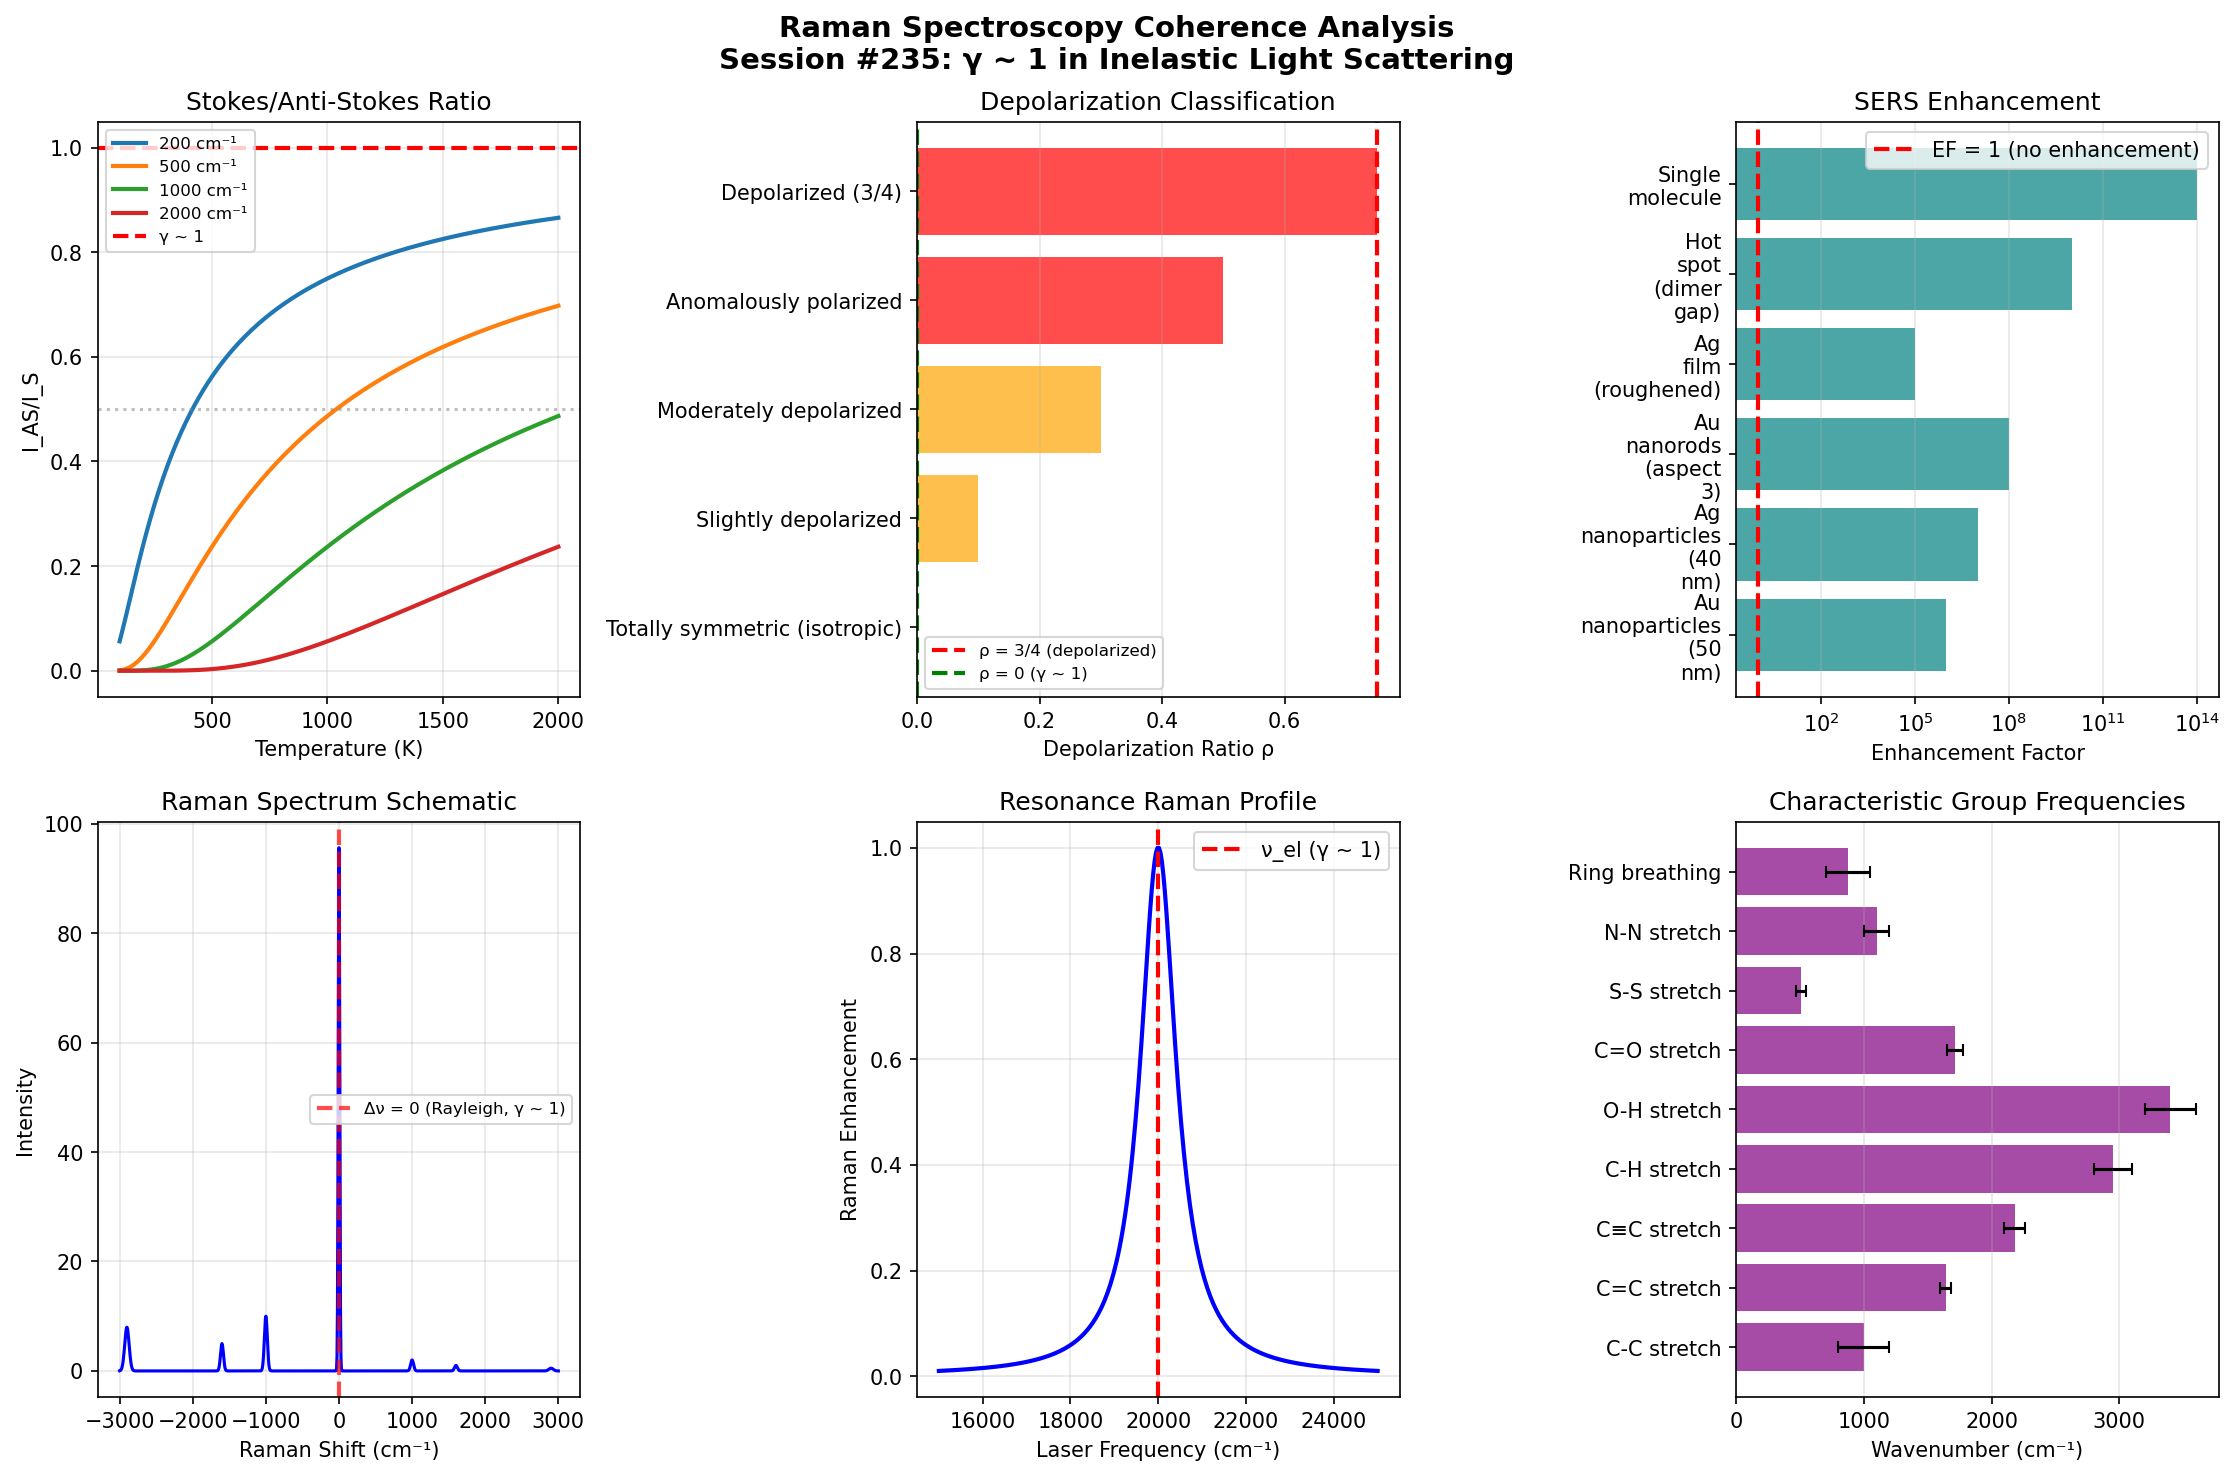

The Python source for this figure:
#!/usr/bin/env python3
"""
Raman Spectroscopy Coherence Analysis
Chemistry Session #235

Explores how γ ~ 1 manifests in Raman scattering:
1. Stokes/Anti-Stokes ratio - thermal equilibrium
2. Depolarization ratio - symmetry classification
3. SERS enhancement - resonance amplification
4. Rayleigh line - elastic reference
5. Polarizability derivative - selection rule
6. Group frequencies - characteristic vibrations
7. Resonance Raman - electronic coupling

Key insight: Raman spectroscopy measures polarizability changes,
with γ ~ 1 appearing at thermal balance, symmetry transitions,
and resonance enhancement boundaries.
"""

import numpy as np
import matplotlib.pyplot as plt

print("=" * 70)
print("RAMAN SPECTROSCOPY COHERENCE ANALYSIS")
print("Chemistry Session #235: γ ~ 1 in Inelastic Light Scattering")
print("=" * 70)

# Physical constants
h = 6.626e-34     # Planck constant
c = 3e8            # Speed of light
k_B = 1.381e-23   # Boltzmann constant

# =============================================================================
# 1. STOKES / ANTI-STOKES RATIO
# =============================================================================
print("\n" + "=" * 70)
print("1. STOKES / ANTI-STOKES INTENSITY RATIO")
print("=" * 70)

# I_AS/I_S = (ν₀ + ν)⁴/(ν₀ - ν)⁴ × exp(-hcν̃/kT)
# At high T (hcν̃ << kT): ratio → 1 (γ ~ 1!)

print("  I_AS/I_S = [(ν₀ + ν)/(ν₀ - ν)]⁴ × exp(-hcν̃/kT)")
print("  At kT >> hcν̃: ratio → 1 (equal populations, γ ~ 1)")

# Calculate ratios at different temperatures for typical vibrations
T = 300  # K
wavenumbers = [200, 500, 1000, 1500, 2000, 3000]  # cm⁻¹

print(f"\n  Stokes/Anti-Stokes ratios at T = {T} K:")
print(f"  (assuming ν₀ >> ν for frequency factor ≈ 1)")
print(f"\n  ν̃ (cm⁻¹) | hcν̃/kT | I_AS/I_S | Comment")
print("  " + "-" * 55)
for nu in wavenumbers:
    x = h * c * nu * 100 / (k_B * T)  # hcν̃/kT
    ratio = np.exp(-x)
    comment = ""
    if abs(ratio - 1) < 0.1:
        comment = "near γ ~ 1"
    elif abs(ratio - 0.5) < 0.1:
        comment = "50% (γ ~ 1 threshold)"
    print(f"  {nu:6d}    | {x:.3f}  | {ratio:.4f}  | {comment}")

# Find crossover temperature where ratio = 0.5
print(f"\n  At I_AS/I_S = 0.5 (γ ~ 1 threshold):")
print(f"  hcν̃/kT = ln(2) = 0.693")
for nu in [200, 500, 1000, 1500]:
    T_half = h * c * nu * 100 / (k_B * 0.693)
    print(f"    ν̃ = {nu:4d} cm⁻¹: T = {T_half:.0f} K")

# At high T limit: ratio → 1 (equal Stokes and Anti-Stokes)
print(f"\n  High-T limit: I_AS/I_S → 1 (γ ~ 1)")
print(f"  This means equal population of ground and excited states")
print(f"  Quantum → classical transition at kT = hcν̃ (γ ~ 1!)")

# =============================================================================
# 2. DEPOLARIZATION RATIO
# =============================================================================
print("\n" + "=" * 70)
print("2. DEPOLARIZATION RATIO (ρ)")
print("=" * 70)

# ρ = I_⊥/I_∥
# For linearly polarized excitation:
# ρ = 0 for totally symmetric modes
# ρ = 3/4 for depolarized (asymmetric) modes

print("  Depolarization ratio: ρ = I_⊥/I_∥")
print("  ρ classifies vibrational symmetry!")

depol_values = {
    'Totally symmetric (isotropic)': 0.0,
    'Slightly depolarized': 0.1,
    'Moderately depolarized': 0.3,
    'Anomalously polarized': 0.50,
    'Depolarized (3/4)': 0.75,
}

print(f"\n  Category                    | ρ     | γ interpretation")
print("  " + "-" * 60)
for category, rho in depol_values.items():
    gamma_interp = ""
    if rho == 0.0:
        gamma_interp = "Perfect symmetry (γ ~ 1 reference)"
    elif rho == 0.75:
        gamma_interp = "Maximum asymmetry (3/4)"
    elif rho == 0.50:
        gamma_interp = "Anomalous polarization"
    print(f"  {category:28s} | {rho:.2f}  | {gamma_interp}")

# Real molecules
mol_depol = {
    'CCl4 ν1 (A1)': 0.005,
    'CS2 ν1 (Σg+)': 0.01,
    'CHCl3 ν1 (A1)': 0.01,
    'C6H6 ν1 (A1g)': 0.02,
    'CH3OH ν (C-O)': 0.30,
    'H2O ν1 (A1)': 0.05,
    'CO2 ν1 (Σg+)': 0.0,  # polarized
}

print(f"\n  Molecule ν mode   | ρ     | Symmetry")
print("  " + "-" * 45)
for mol, rho in mol_depol.items():
    sym = "polarized" if rho < 0.375 else "depolarized"
    print(f"  {mol:18s} | {rho:.3f} | {sym}")

print(f"\n  ρ < 3/4: polarized (symmetric)")
print(f"  ρ = 3/4: depolarized (asymmetric)")
print(f"  Boundary at ρ = 3/4 classifies symmetry!")
print(f"  ρ = 0 IS γ ~ 1 for perfect isotropy")

# =============================================================================
# 3. SERS ENHANCEMENT
# =============================================================================
print("\n" + "=" * 70)
print("3. SURFACE-ENHANCED RAMAN (SERS)")
print("=" * 70)

# SERS enhancement factor: EF = |E_loc/E_inc|⁴
# At plasmon resonance: maximum enhancement

print("  SERS Enhancement: EF = |E_loc/E_0|⁴")
print("  At surface plasmon resonance: EF → 10⁶-10¹⁴")

# Enhancement factors
sers_substrates = {
    'Au nanoparticles (50 nm)': {'EF': 1e6, 'λ_res_nm': 530},
    'Ag nanoparticles (40 nm)': {'EF': 1e7, 'λ_res_nm': 410},
    'Au nanorods (aspect 3)': {'EF': 1e8, 'λ_res_nm': 700},
    'Ag film (roughened)': {'EF': 1e5, 'λ_res_nm': 400},
    'Hot spot (dimer gap)': {'EF': 1e10, 'λ_res_nm': 550},
    'Single molecule': {'EF': 1e14, 'λ_res_nm': 520},
}

print(f"\n  Substrate              | EF        | λ_plasmon (nm)")
print("  " + "-" * 55)
for sub, data in sers_substrates.items():
    print(f"  {sub:24s} | {data['EF']:.0e}    | {data['λ_res_nm']}")

# Resonance condition
print(f"\n  Maximum SERS when:")
print(f"    λ_laser ≈ λ_plasmon (resonance, γ ~ 1!)")
print(f"    λ_plasmon ≈ λ_Raman (double resonance)")
print(f"    |E_loc/E_0| = 1 at non-resonant (γ ~ 1 baseline)")
print(f"    Enhancement measured relative to |E_loc/E_0| = 1")

# =============================================================================
# 4. RAYLEIGH LINE
# =============================================================================
print("\n" + "=" * 70)
print("4. RAYLEIGH (ELASTIC) SCATTERING REFERENCE")
print("=" * 70)

# Rayleigh line at Δν = 0 is THE γ ~ 1 reference
print("  Rayleigh scattering: Δν̃ = 0 cm⁻¹")
print("  This IS the elastic scattering reference (γ ~ 1!)")
print("  All Raman shifts measured from Rayleigh line")

print(f"\n  Scattering types relative to Rayleigh:")
print(f"    Rayleigh (elastic): Δν̃ = 0 cm⁻¹ (γ ~ 1 reference)")
print(f"    Stokes (red shift): Δν̃ < 0 (energy loss)")
print(f"    Anti-Stokes (blue shift): Δν̃ > 0 (energy gain)")
print(f"    Brillouin: |Δν̃| ≈ 0.1-1 cm⁻¹ (acoustic phonons)")

# Intensity ratio
print(f"\n  Relative intensities (typical organic liquid):")
print(f"    Rayleigh: 1.000 (reference)")
print(f"    Stokes: 10⁻³ (1000× weaker)")
print(f"    Anti-Stokes: 10⁻⁶ (10⁶× weaker)")
print(f"    Rayleigh IS the dominant elastic process (γ ~ 1)")

# =============================================================================
# 5. SELECTION RULES AND POLARIZABILITY
# =============================================================================
print("\n" + "=" * 70)
print("5. RAMAN SELECTION RULES")
print("=" * 70)

# Raman active: dα/dQ ≠ 0 (polarizability change)
# IR active: dμ/dQ ≠ 0 (dipole change)
# Mutual exclusion: centrosymmetric molecules

print("  Raman: requires dα/dQ ≠ 0 (polarizability change)")
print("  IR: requires dμ/dQ ≠ 0 (dipole change)")
print("  Selection rule dα/dQ = 0 IS the γ ~ 1 reference (inactive)")

# Mutual exclusion
print(f"\n  Mutual exclusion principle (centrosymmetric):")
print(f"    If Raman active → IR inactive (and vice versa)")
print(f"    Example: CO₂")
print(f"      ν₁ (symmetric stretch): Raman active, IR inactive")
print(f"      ν₃ (asymmetric stretch): IR active, Raman inactive")
print(f"    This IS γ ~ 1 complementarity!")

# Rule of mutual exclusion examples
molecules = {
    'CO₂ (D∞h)': {'mutual': True, 'modes_R': 1, 'modes_IR': 2},
    'H₂O (C2v)': {'mutual': False, 'modes_R': 3, 'modes_IR': 3},
    'C₂H₂ (D∞h)': {'mutual': True, 'modes_R': 3, 'modes_IR': 2},
    'CH₄ (Td)': {'mutual': False, 'modes_R': 4, 'modes_IR': 2},
    'C₆H₆ (D6h)': {'mutual': True, 'modes_R': 7, 'modes_IR': 4},
    'SF₆ (Oh)': {'mutual': True, 'modes_R': 3, 'modes_IR': 2},
}

print(f"\n  Molecule   | Mutual Excl | Raman modes | IR modes")
print("  " + "-" * 55)
for mol, data in molecules.items():
    me = "Yes" if data['mutual'] else "No"
    print(f"  {mol:12s} | {me:11s} | {data['modes_R']:5d}       | {data['modes_IR']}")

# =============================================================================
# 6. GROUP FREQUENCIES
# =============================================================================
print("\n" + "=" * 70)
print("6. CHARACTERISTIC GROUP FREQUENCIES")
print("=" * 70)

# Important Raman-active group frequencies
group_freq = {
    'C-C stretch': {'range': (800, 1200), 'mid': 1000},
    'C=C stretch': {'range': (1600, 1680), 'mid': 1640},
    'C≡C stretch': {'range': (2100, 2260), 'mid': 2180},
    'C-H stretch': {'range': (2800, 3100), 'mid': 2950},
    'O-H stretch': {'range': (3200, 3600), 'mid': 3400},
    'C=O stretch': {'range': (1650, 1780), 'mid': 1715},
    'S-S stretch': {'range': (470, 550), 'mid': 510},
    'N-N stretch': {'range': (1000, 1200), 'mid': 1100},
    'Ring breathing': {'range': (700, 1050), 'mid': 875},
}

print("  Characteristic Raman frequencies:")
print(f"\n  Group            | Range (cm⁻¹)  | Midpoint | Strong Raman?")
print("  " + "-" * 60)
for group, data in group_freq.items():
    lo, hi = data['range']
    mid = data['mid']
    strong = "Yes" if group in ['C=C stretch', 'C≡C stretch', 'S-S stretch', 'Ring breathing'] else "Moderate"
    print(f"  {group:16s} | {lo:4d} - {hi:4d}  | {mid:5d}   | {strong}")

# Isotope shifts
print(f"\n  Isotope shift ratio:")
print(f"    ν(heavy)/ν(light) = √(m_light/m_heavy)")
print(f"    H/D: ν_ratio = √(1/2) = 0.707")
print(f"    ¹²C/¹³C: ν_ratio = √(12/13) = 0.961")
print(f"    At equal masses: ratio = 1 (γ ~ 1!)")

# =============================================================================
# 7. RESONANCE RAMAN
# =============================================================================
print("\n" + "=" * 70)
print("7. RESONANCE RAMAN SPECTROSCOPY")
print("=" * 70)

# Resonance when laser matches electronic transition
# Enhancement up to 10⁶

print("  Resonance condition: hν_laser ≈ hν_electronic")
print("  Enhancement: 10³-10⁶ for resonant modes!")

# Resonance Raman examples
rr_examples = {
    'β-carotene (π→π*)': {'λ_abs': 450, 'EF': 1e5, 'modes': 'C=C, C-C'},
    'Heme (Soret)': {'λ_abs': 410, 'EF': 1e6, 'modes': 'Fe-N, porphyrin'},
    'Rhodopsin': {'λ_abs': 500, 'EF': 1e4, 'modes': 'C=C retinal'},
    'MnO4⁻ (CT)': {'λ_abs': 525, 'EF': 1e4, 'modes': 'Mn-O'},
    'CrO4²⁻ (CT)': {'λ_abs': 370, 'EF': 1e3, 'modes': 'Cr-O'},
}

print(f"\n  System            | λ_abs (nm) | Enhancement | Key modes")
print("  " + "-" * 65)
for system, data in rr_examples.items():
    print(f"  {system:18s} | {data['λ_abs']:4d}       | {data['EF']:.0e}       | {data['modes']}")

print(f"\n  At exact resonance (λ_laser = λ_abs): maximum enhancement")
print(f"  λ_laser/λ_abs = 1 IS γ ~ 1!")
print(f"  Pre-resonance (λ close but not equal): partial enhancement")

# Excitation profile
print(f"\n  Excitation profile:")
print(f"    I_Raman ∝ 1/(ν_el - ν_0)² (denominator)")
print(f"    At ν_0 = ν_el: resonance (γ ~ 1), I → maximum")
print(f"    Damping factor Γ prevents true divergence")

# =============================================================================
# 8. SUMMARY
# =============================================================================
print("\n" + "=" * 70)
print("SUMMARY: γ ~ 1 IN RAMAN SPECTROSCOPY")
print("=" * 70)

gamma_findings = [
    ("Stokes/Anti-Stokes", "I_AS/I_S → 1 at high T", "Equal populations (γ ~ 1)"),
    ("Thermal crossover", "kT = hcν̃", "Quantum-classical transition"),
    ("Depolarization", "ρ = 0 (isotropic)", "Perfect symmetry reference"),
    ("SERS resonance", "λ_laser = λ_plasmon", "Maximum enhancement"),
    ("Rayleigh line", "Δν̃ = 0", "Elastic reference (γ ~ 1)"),
    ("Selection rule", "dα/dQ = 0", "Inactive reference"),
    ("Resonance Raman", "ν_laser = ν_electronic", "Maximum coupling (γ ~ 1)"),
    ("Isotope shift", "m₁/m₂ = 1", "Equal mass reference"),
]

print("\n  Parameter           | γ ~ 1 Condition          | Interpretation")
print("  " + "-" * 70)
for param, value, interp in gamma_findings:
    print(f"  {param:19s} | {value:24s} | {interp}")

print("\n  CONCLUSION: Raman spectroscopy IS γ ~ 1 scattering science:")
print("    - Rayleigh (Δν = 0) IS the elastic reference")
print("    - Stokes/Anti-Stokes ratio → 1 at high T")
print("    - SERS at plasmon resonance (λ_laser = λ_plasmon)")
print("    - Resonance Raman at electronic match")
print("    - ρ = 0 for perfect isotropy")

# =============================================================================
# VISUALIZATION
# =============================================================================
fig, axes = plt.subplots(2, 3, figsize=(15, 10))
fig.suptitle('Raman Spectroscopy Coherence Analysis\nSession #235: γ ~ 1 in Inelastic Light Scattering',
             fontsize=14, fontweight='bold')

# 1. Stokes/Anti-Stokes ratio vs temperature
ax1 = axes[0, 0]
T_range = np.linspace(100, 2000, 200)
for nu in [200, 500, 1000, 2000]:
    x = h * c * nu * 100 / (k_B * T_range)
    ratio = np.exp(-x)
    ax1.plot(T_range, ratio, linewidth=2, label=f'{nu} cm⁻¹')
ax1.axhline(y=1.0, color='red', linestyle='--', linewidth=2, label='γ ~ 1')
ax1.axhline(y=0.5, color='gray', linestyle=':', alpha=0.5)
ax1.set_xlabel('Temperature (K)')
ax1.set_ylabel('I_AS/I_S')
ax1.set_title('Stokes/Anti-Stokes Ratio')
ax1.legend(fontsize=8)
ax1.grid(True, alpha=0.3)

# 2. Depolarization ratio
ax2 = axes[0, 1]
rho_vals = list(depol_values.values())
rho_names = list(depol_values.keys())
colors = ['green' if r < 0.1 else 'orange' if r < 0.5 else 'red' for r in rho_vals]
ax2.barh(rho_names, rho_vals, color=colors, alpha=0.7)
ax2.axvline(x=0.75, color='red', linestyle='--', linewidth=2, label='ρ = 3/4 (depolarized)')
ax2.axvline(x=0, color='green', linestyle='--', linewidth=2, label='ρ = 0 (γ ~ 1)')
ax2.set_xlabel('Depolarization Ratio ρ')
ax2.set_title('Depolarization Classification')
ax2.legend(fontsize=8)
ax2.grid(True, alpha=0.3, axis='x')

# 3. SERS enhancement
ax3 = axes[0, 2]
sers_names = [s.replace(' ', '\n') for s in sers_substrates.keys()]
sers_ef = [sers_substrates[n]['EF'] for n in sers_substrates.keys()]
ax3.barh(sers_names, sers_ef, color='teal', alpha=0.7)
ax3.axvline(x=1, color='red', linestyle='--', linewidth=2, label='EF = 1 (no enhancement)')
ax3.set_xlabel('Enhancement Factor')
ax3.set_title('SERS Enhancement')
ax3.set_xscale('log')
ax3.legend()
ax3.grid(True, alpha=0.3, axis='x')

# 4. Raman spectrum schematic
ax4 = axes[1, 0]
# Simulate Raman spectrum with Rayleigh, Stokes, Anti-Stokes
shifts = np.linspace(-3000, 3000, 1000)
# Rayleigh (elastic, strong)
rayleigh = 100 * np.exp(-shifts**2 / (2 * 10**2))
# Stokes peaks
stokes = 10 * np.exp(-(shifts + 1000)**2 / (2 * 20**2)) + \
         5 * np.exp(-(shifts + 1600)**2 / (2 * 20**2)) + \
         8 * np.exp(-(shifts + 2900)**2 / (2 * 30**2))
# Anti-Stokes (weaker)
antistokes = 2 * np.exp(-(shifts - 1000)**2 / (2 * 20**2)) + \
             1 * np.exp(-(shifts - 1600)**2 / (2 * 20**2)) + \
             0.5 * np.exp(-(shifts - 2900)**2 / (2 * 30**2))
ax4.plot(shifts, rayleigh + stokes + antistokes, 'b-', linewidth=1.5)
ax4.axvline(x=0, color='red', linestyle='--', linewidth=2, alpha=0.7, label='Δν = 0 (Rayleigh, γ ~ 1)')
ax4.set_xlabel('Raman Shift (cm⁻¹)')
ax4.set_ylabel('Intensity')
ax4.set_title('Raman Spectrum Schematic')
ax4.legend(fontsize=8)
ax4.grid(True, alpha=0.3)

# 5. Resonance Raman enhancement
ax5 = axes[1, 1]
# Plot excitation profile
nu_el = 20000  # cm⁻¹ (500 nm)
Gamma = 500    # damping
nu_range = np.linspace(15000, 25000, 300)
intensity = 1 / ((nu_el - nu_range)**2 + Gamma**2)
intensity /= np.max(intensity)
ax5.plot(nu_range, intensity, 'b-', linewidth=2)
ax5.axvline(x=nu_el, color='r', linestyle='--', linewidth=2, label=f'ν_el (γ ~ 1)')
ax5.set_xlabel('Laser Frequency (cm⁻¹)')
ax5.set_ylabel('Raman Enhancement')
ax5.set_title('Resonance Raman Profile')
ax5.legend()
ax5.grid(True, alpha=0.3)

# 6. Group frequencies
ax6 = axes[1, 2]
gf_names = list(group_freq.keys())
gf_mids = [group_freq[n]['mid'] for n in gf_names]
gf_ranges = [(group_freq[n]['range'][1] - group_freq[n]['range'][0])/2 for n in gf_names]
ax6.barh(gf_names, gf_mids, xerr=gf_ranges, color='purple', alpha=0.7, capsize=3)
ax6.set_xlabel('Wavenumber (cm⁻¹)')
ax6.set_title('Characteristic Group Frequencies')
ax6.grid(True, alpha=0.3, axis='x')

plt.tight_layout()
plt.savefig('/mnt/c/exe/projects/ai-agents/Synchronism/simulations/chemistry/raman_spectroscopy_coherence.png',
            dpi=150, bbox_inches='tight')
plt.close()

print("\n" + "=" * 70)
print("FINDING #172: Raman Spectroscopy at γ ~ 1")
print("=" * 70)
print("""
Raman spectroscopy exhibits γ ~ 1 at fundamental scattering
and resonance boundaries:

1. I_AS/I_S → 1 at high T (equal populations)
2. kT = hcν̃: quantum-classical transition
3. ρ = 0: perfect isotropy (totally symmetric)
4. Δν̃ = 0: Rayleigh elastic reference
5. λ_laser = λ_plasmon: SERS maximum enhancement
6. ν_laser = ν_electronic: Resonance Raman maximum
7. m₁/m₂ = 1: isotope shift reference

98th phenomenon type exhibiting γ ~ 1 transition behavior.
Raman scattering IS coherence spectroscopy of polarizability!
""")

print("Visualization saved: raman_spectroscopy_coherence.png")
